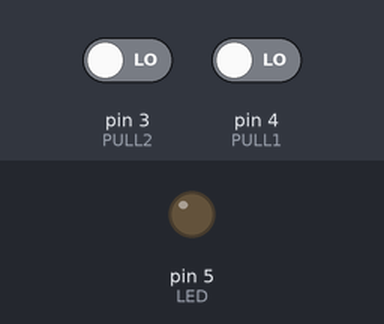
Simulated run of this sketch. Board: Arduino Uno, built with avr-gcc and run on an emulated ATmega328P. Shown: output pins drawn as LEDs (lit = HIGH). Inputs (shaded band) come from the test bench; at power-on: pin 4 (PULL1) LOW, pin 3 (PULL2) LOW.

Above: at 1.2 s.
1.3 s: pin 4 (PULL1) driven HIGH
At 1.7 s:
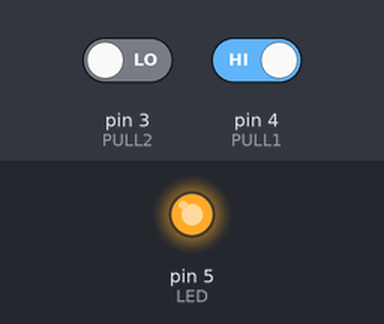
2.8 s: pin 3 (PULL2) driven HIGH
At 3.1 s:
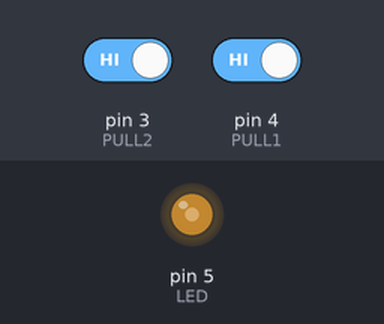
4.3 s: pin 3 (PULL2) driven LOW
At 5.0 s:
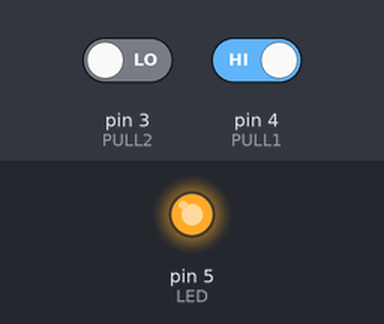
Timing chart, 0 to 7.3 s (numbered marks = the images above; inputs shaded):
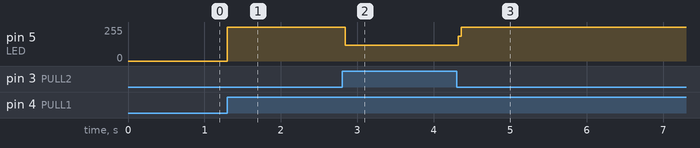

Measured:
- after the input at 1.3 s, pin 5 (LED): 0/255 → 255/255 at once
- after the input at 2.8 s, pin 5 (LED): 255/255 → 120/255 at once
- after the input at 4.3 s, pin 5 (LED): 120/255 → 255/255 at once

The sketch:

Prendido_y_apagado_del_led_con_dos_botones.ino
```cpp
int LED = 5; //Pin del Led.
int PULL1 = 4;//Pin del pulsador 1.
int PULL2 = 3;//Pin del pulsador 2.

void setup()
{
  pinMode (LED, OUTPUT); // Salida de la señal para prender el led.
  pinMode (PULL1, INPUT);//Pulsador como entrada 1.
  pinMode (PULL2, INPUT);//Pulsador como entrada 2.
}

void loop()
{
  if (digitalRead(PULL1)==HIGH)//Se pulsa el boton 1 para encender el led.
  {
    digitalWrite(LED, HIGH);// El led enciende.
  }
  if (digitalRead (PULL2)==HIGH)//Se pulsa el boton 2 para apagar el led.
  {
    digitalWrite(LED, LOW);//El led se apaga.
  }
}
```
